Frame 1 (no input): blank canvas, image omitted
Frame 60 (no input): blank canvas, image omitted
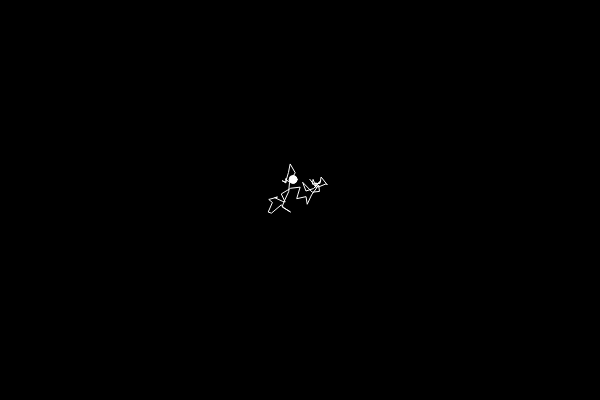
Frame 120 (the mouse pressed at the canvas centre since frame 60)

The p5.js sketch whose frames 1 and 60 were blank and that drew this single picture after the mouse press (run headless with seeded random() and noise() and a simulated clock; from frame 60 on, the mouse is pressed at the canvas centre):

// p5.js sketch
// ── sketch.js
var particles = [];

function setup() {
  createCanvas(600,400);
}

function draw() {
  background(0);
  for (var i = 0; i < particles.length; i++) {
    particles[i].display();
    particles[i].move();
  }
}

function mousePressed() {
  particles.push(new Particle(mouseX,mouseY)); 
}

// ── particle.js

function Particle(tempX, tempY) {
  this.pos = {
    x: tempX,
    y: tempY
  }
  this.history = [];
  

  this.display = function() {
    stroke(255);
    fill(255);
    ellipse(this.pos.x, this.pos.y, 8, 8);
    noFill();
    beginShape();
    for (var i = 0; i < this.history.length; i++) {
      var p = this.history[i];
      vertex(p.x,p.y); 
    }
    endShape();
  }

  this.move = function() {
    var previous = {
      x: this.pos.x,
      y: this.pos.y
    }
    this.history.push(previous);
    this.pos.x += random(-10, 10);
    this.pos.y += random(-10, 10);
    
    if (this.history.length > 50) {
      this.history.splice(0,1); 
    }
  }
}
